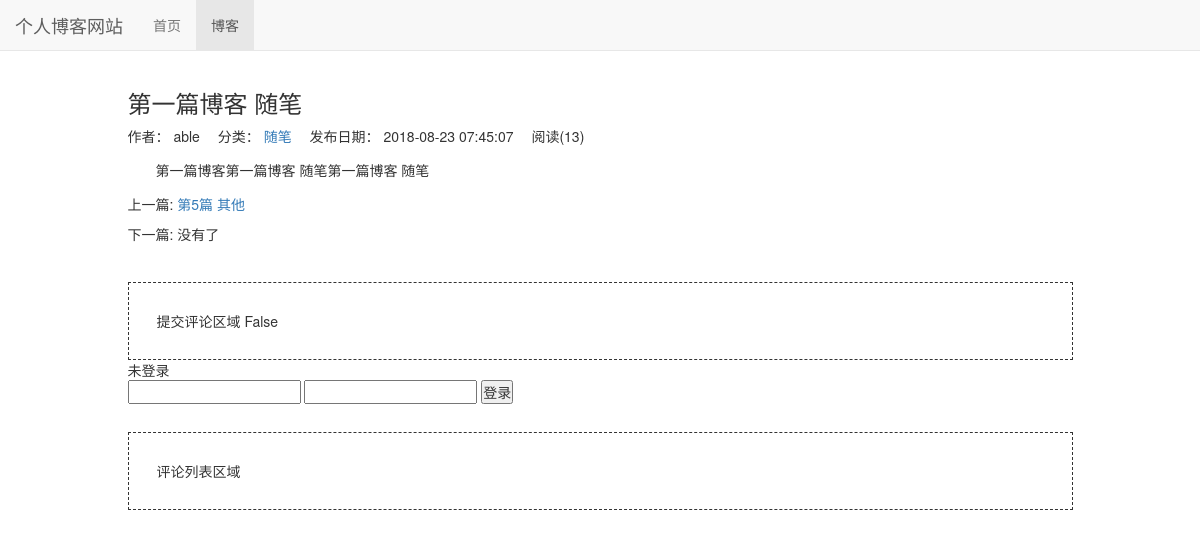
/blog/1, run on an earlier commit of the app's database.
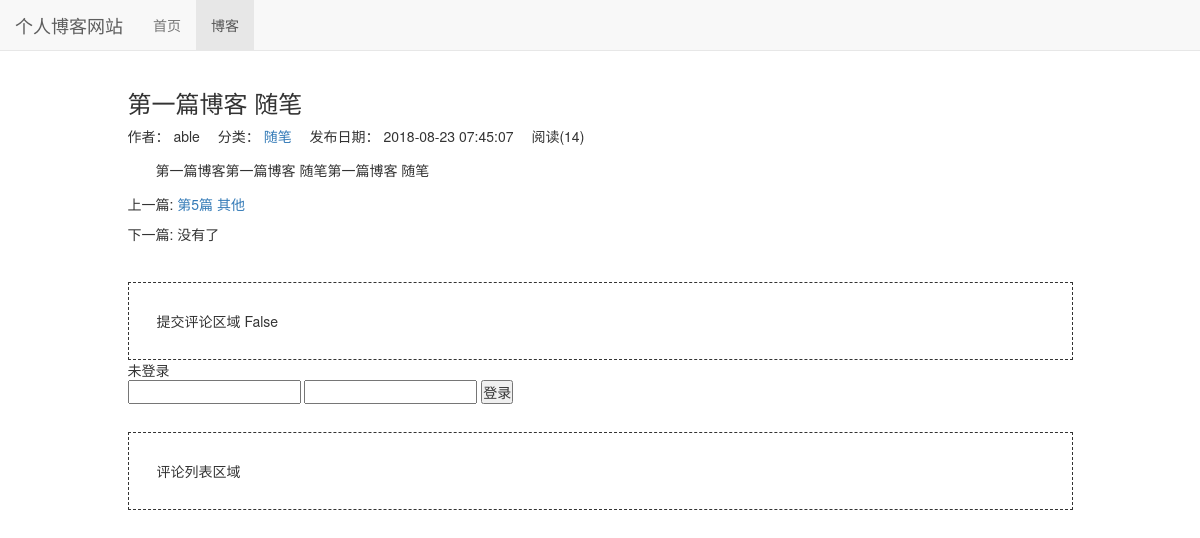
And on a later commit of the database.
### blog/models.py (models this page shows, shortened)
class Blog(models.Model, ReadNumExpandMethod):  # 继承 方法
    title = models.CharField(max_length=50)
    blog_type = models.ForeignKey(BlogType, on_delete=models.DO_NOTHING)
    content = RichTextUploadingField()
    author = models.ForeignKey(User, on_delete=models.DO_NOTHING)
    read_details = GenericRelation(ReadDetail)
    created_time = models.DateTimeField(auto_now_add=True)
    last_updated_time = models.DateTimeField(auto_now=True)
    class Meta:
        ordering = ['created_time']

class BlogType(models.Model):
    type_name = models.CharField(max_length=15)
    def __str__(self):
        return self.type_name

### read_statistics/models.py (models this page shows)
class ReadNum(models.Model):
    read_num = models.IntegerField(default=0)
    content_type = models.ForeignKey(ContentType, on_delete=models.DO_NOTHING)
    object_id = models.PositiveIntegerField()
    content_object = GenericForeignKey('content_type', 'object_id')

### blog/views.py (the view)
# urls.py: path('<int:blog_pk>', views.blog_detail, name='blog_detail'),
def blog_detail(request, blog_pk):
    blog = get_object_or_404(Blog, pk=blog_pk)
    read_cookie_key = read_statistics_one_read(request, blog)
    context = {}
    context['previous_blog'] = Blog.objects.filter(created_time__gt=blog.created_time).last()
    context['next_blog'] = Blog.objects.filter(created_time__lt=blog.created_time).first()
    context['blog'] = blog
    response = render(request, 'blog/blog_detail.html', context)
    response.set_cookie(read_cookie_key, 'true') # 阅读cookie标记
    return response

### read_statistics/models.py (called while the page is built)
    def get_read_num(self):
        try:
            ct = ContentType.objects.get_for_model(self)
            readnum = ReadNum.objects.get(content_type=ct, object_id=self.pk)
            return readnum.read_num
        except exceptions.ObjectDoesNotExist:
            return 0

### read_statistics/utils.py (called while the page is built)
def read_statistics_one_read(request, obj):
    ct = ContentType.objects.get_for_model(obj)
    key = '%s_%s_read' % (ct.model, obj.pk)  # cookie key
    if not request.COOKIES.get(key):
        readnum, created = ReadNum.objects.get_or_create(
            content_type=ct, object_id=obj.pk)
        readnum.read_num += 1
        readnum.save()
        date = timezone.now().date()
        readDetail, created = ReadDetail.objects.get_or_create(
            content_type=ct, object_id=obj.pk, date=date)
        readDetail.read_num += 1
        readDetail.save()
    return key

### blog/templates/blog/blog_detail.html (shortened to what this page needs)
{% extends "base.html" %}
{% block nav_blog_active %}active {% endblock nav_blog_active %}
{% load staticfiles %}
{% block header_extends %}
    <link rel="stylesheet" href="{% static 'blog/blog.css' %}">
{% endblock header_extends %}
{% block content %}
<div class="container">
    <div class="row">
        <div class="col-xs-10 col-xs-offset-1">
            <h3>{{ blog.title }}</h3>
            <ul class="blog-info-description" >
                <li>作者： {{ blog.author }}</li>
                <li>分类： <a href="{% url 'blogs_with_type' blog.blog_type.pk %}">{{ blog.blog_type }}</a></li>
                <li>发布日期： {{ blog.created_time|date:'Y-m-d H:i:s' }} </li>
                <li>阅读({{ blog.get_read_num }})</li>
            </ul>
            <div class="blog-content">{{ blog.content|safe }}</div>
            <div class="blog-more">
                <p>上一篇:
                    {% if previous_blog %}
                       <a href="{% url 'blog_detail' previous_blog.pk  %}">{{ previous_blog.title }}</a>
                    {% else %}
                        没有了
                    {% endif %}
                     </p>
                <p>下一篇:
                    {% if next_blog %}
                         <a href="{% url 'blog_detail' next_blog.pk  %}">{{ next_blog.title }}</a>
                    {% else %}
                        没有了
                    {% endif %}
                </p>
            </div>
        </div>
    </div>
    <div class="row">
        <div class="col-xs-10 col-xs-offset-1">
            <div style="margin-top: 2em; border: 1px dashed; padding: 2em;">提交评论区域 {{ user.is_authenticated }}</div>
            {% if user.is_authenticated %}
                已登录
            {% else %}
                未登录
                <form action="{% url 'login' %}" method="POST">
                    <input type="text" name="username">
                    <input type="password" name="password">
                    <input type="submit" value="登录">
                </form>
            {% endif %}
            <div style="margin-top: 2em; border: 1px dashed; padding: 2em;">评论列表区域</div>
        </div>
    </div>
</div
{% endblock content %}

What changed in the data, as far as the page shows it:
changed through a linked row, Blog "第一篇博客 随笔": get_read_num "13" → "14"
